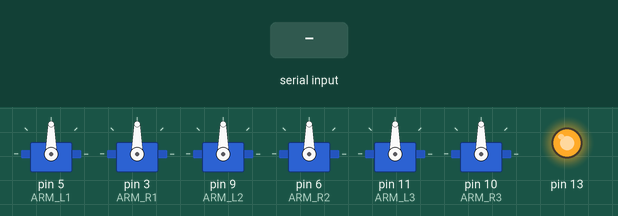
This sketch was run on a simulated Arduino Uno, built with avr-gcc and run on an emulated ATmega328P. Shown: 6 × servo, output pins drawn as LEDs (lit = HIGH). The inputs (shaded band) are chosen by the test bench. What the sketch prints to the serial monitor is not drawn.

Above: at 1.2 s.
1.3 s: "p\n" received over Serial
At 2.5 s:
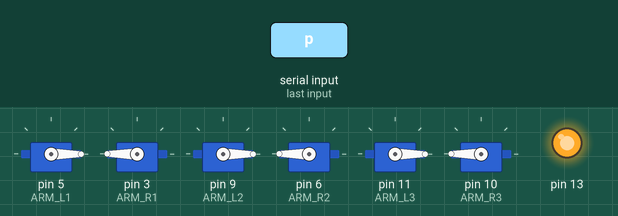
2.8 s: byte 108 ('l') received over Serial
At 3.7 s:
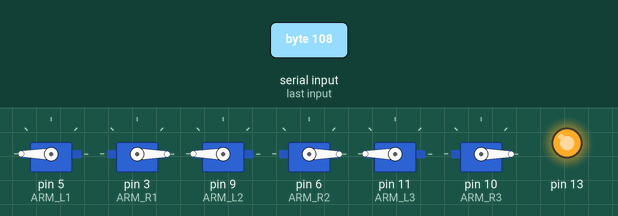
Timing chart, 0 to 5.8 s (numbered marks = the images above; inputs shaded):
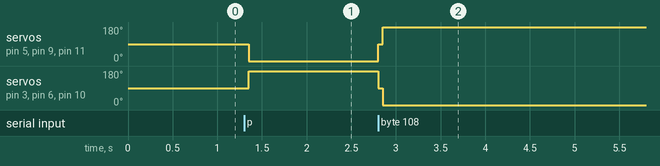

Measured:
- after the input at 1.3 s, servo on pin 5 (ARM_L1), servo on pin 9 (ARM_L2), servo on pin 11 (ARM_L3): 90° → 0° after 0.05 s; servo on pin 3 (ARM_R1), servo on pin 6 (ARM_R2), servo on pin 10 (ARM_R3): 90° → 180° after 0.05 s
- after the input at 2.8 s, servo on pin 5 (ARM_L1), servo on pin 9 (ARM_L2), servo on pin 11 (ARM_L3): 0° → 180° at once; servo on pin 3 (ARM_R1), servo on pin 6 (ARM_R2), servo on pin 10 (ARM_R3): 180° → 0° at once

The sketch:

arm.ino
```cpp
#include <Servo.h>
#include <string.h>
#define DEV_ID  2
#define ARM_R1  3
#define ARM_L1  5
#define ARM_R2  6
#define ARM_L2  9
#define ARM_R3 10
#define ARM_L3 11

Servo arm_l[3];
Servo arm_r[3];
unsigned long time;
char msg[64];

int limit(int x, int a, int b) {
  if (x > b) {
    return b;
  } else if (x < a) {
    return a;
  } else {
    return x;
  }
}

void setarm(int vel) {
  vel = limit(vel, -90, 90);
  for (int i = 0; i < 3; i++) {
    arm_l[i].write(90 - vel);
    arm_r[i].write(vel + 90);
  }
}

void stoparm() {
  setarm(0);
  //Serial.println("stoparms");
}

void raisearm() {
  stoparm();
  delay(50);
  setarm(90);
  //Serial.println("raisearm");
}

void lowerarm() {
  stoparm();
  delay(50);
  setarm(-90);
  //Serial.println("lowerarm");
}

void setup() {
  arm_l[0].attach(ARM_L1);
  arm_r[0].attach(ARM_R1);
  arm_l[1].attach(ARM_L2);
  arm_r[1].attach(ARM_R2);
  arm_l[2].attach(ARM_L3);
  arm_r[2].attach(ARM_R3);
  pinMode(13, OUTPUT);

  Serial.begin(38400);
  stoparm();
  digitalWrite(13, HIGH);
  time = millis();
}

void loop() {
  if (Serial.available() > 0) {
    char c = Serial.read();
    switch (c) {
      case ' ':
        stoparm();
        break;
      case 'p':
        raisearm();
        break;
      case 'l':
        lowerarm();
        break;
      case '\n':
        // do nothing
        break;
      default:
        //Serial.println("err: bad command");
        //Serial.println(c);
        break;
    }
  }
  if (millis() - time > 100) { // 10Hz
    sprintf(msg, "[%d ]", DEV_ID);
    Serial.println(msg);
    time = millis();
  }
}
```
